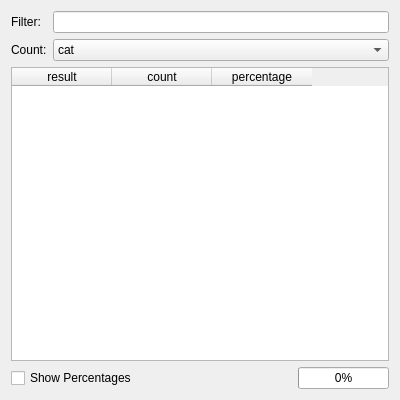
<?xml version="1.0" encoding="UTF-8"?>
<ui version="4.0">
 <class>DactQueryWindow</class>
 <widget class="QWidget" name="DactQueryWindow">
  <property name="geometry">
   <rect>
    <x>0</x>
    <y>0</y>
    <width>400</width>
    <height>400</height>
   </rect>
  </property>
  <property name="contextMenuPolicy">
   <enum>Qt::NoContextMenu</enum>
  </property>
  <property name="windowTitle">
   <string>Statistics</string>
  </property>
  <layout class="QVBoxLayout" name="verticalLayout">
   <item>
    <layout class="QGridLayout" name="gridLayout_2">
     <item row="0" column="0">
      <widget class="QLabel" name="filterLabel">
       <property name="text">
        <string>Filter:</string>
       </property>
      </widget>
     </item>
     <item row="0" column="1">
      <widget class="QLineEdit" name="filterLineEdit"/>
     </item>
     <item row="1" column="0">
      <widget class="QLabel" name="detailLabel">
       <property name="text">
        <string>Count:</string>
       </property>
      </widget>
     </item>
     <item row="1" column="1">
      <widget class="QComboBox" name="attributeComboBox">
       <item>
        <property name="text">
         <string>cat</string>
        </property>
       </item>
       <item>
        <property name="text">
         <string>pos</string>
        </property>
       </item>
       <item>
        <property name="text">
         <string>rel</string>
        </property>
       </item>
       <item>
        <property name="text">
         <string>root</string>
        </property>
       </item>
      </widget>
     </item>
    </layout>
   </item>
   <item>
    <widget class="QTableWidget" name="resultsTableWidget">
     <column>
      <property name="text">
       <string>result</string>
      </property>
     </column>
     <column>
      <property name="text">
       <string>count</string>
      </property>
     </column>
     <column>
      <property name="text">
       <string>percentage</string>
      </property>
     </column>
    </widget>
   </item>
   <item>
    <layout class="QHBoxLayout" name="horizontalLayout">
     <item>
      <widget class="QCheckBox" name="percentageCheckBox">
       <property name="text">
        <string>Show Percentages</string>
       </property>
      </widget>
     </item>
     <item>
      <spacer name="horizontalSpacer">
       <property name="orientation">
        <enum>Qt::Horizontal</enum>
       </property>
       <property name="sizeHint" stdset="0">
        <size>
         <width>40</width>
         <height>20</height>
        </size>
       </property>
      </spacer>
     </item>
     <item>
      <widget class="QLabel" name="totalHitsLabel">
       <property name="toolTip">
        <string>Total values found</string>
       </property>
       <property name="text">
        <string/>
       </property>
      </widget>
     </item>
     <item>
      <widget class="QProgressBar" name="filterProgress">
       <property name="enabled">
        <bool>true</bool>
       </property>
       <property name="sizePolicy">
        <sizepolicy hsizetype="Fixed" vsizetype="Fixed">
         <horstretch>0</horstretch>
         <verstretch>0</verstretch>
        </sizepolicy>
       </property>
       <property name="visible">
        <bool>false</bool>
       </property>
       <property name="value">
        <number>0</number>
       </property>
      </widget>
     </item>
    </layout>
   </item>
  </layout>
 </widget>
 <layoutdefault spacing="6" margin="11"/>
 <resources/>
 <connections/>
</ui>
